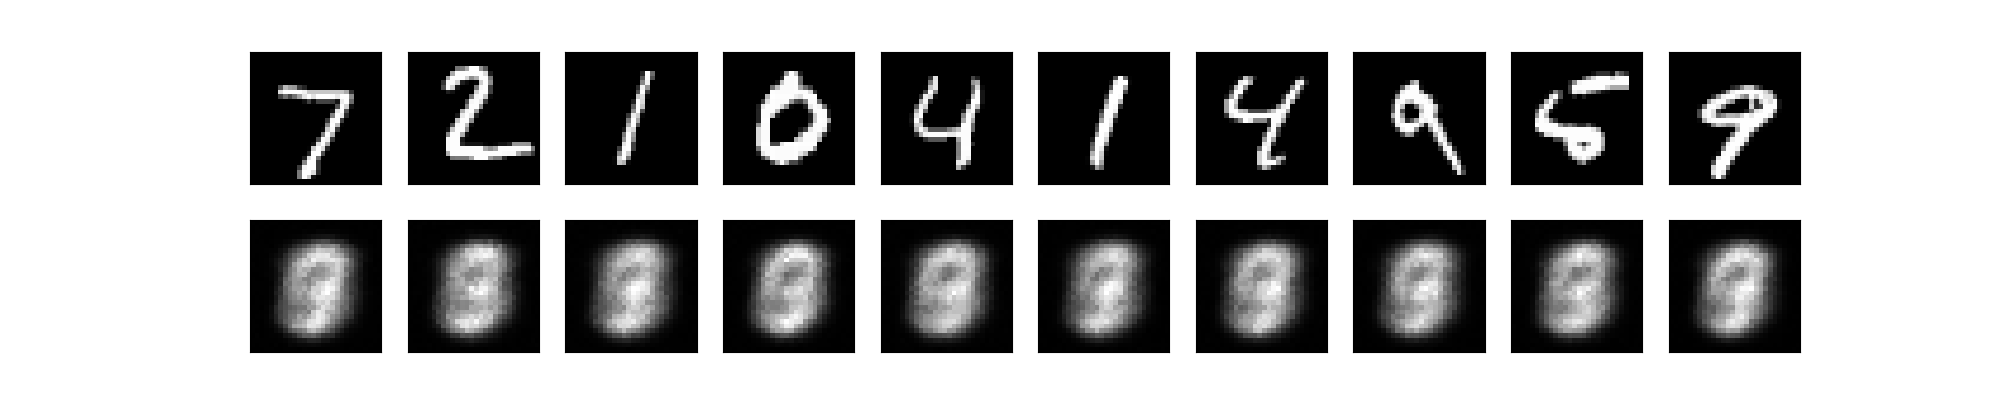

Here is the Python script that generated this plot:
#
#   simple_ae.py
#
#   Autoencoder tutorial code
#
from __future__ import absolute_import
from __future__ import division
from __future__ import print_function

import numpy as np
import matplotlib as mpl

mpl.use('Agg')
import matplotlib.pyplot as plt
import tensorflow as tf

# Import data
from tensorflow.examples.tutorials.mnist import input_data

mnist = input_data.read_data_sets("MNIST_data", one_hot=True)

#parameters
logs_path = './summary'
learning_rate = 0.1

# Variables
x = tf.placeholder("float", [None, 784])
y_ = tf.placeholder("float", [None, 10])

w_enc = tf.Variable(tf.random_normal([784, 625], mean=0.0, stddev=0.05))
w_dec = tf.Variable(tf.random_normal([625, 784], mean=0.0, stddev=0.05))

b_enc = tf.Variable(tf.zeros([625]))
b_dec = tf.Variable(tf.zeros([784]))


# Create the model
def model(X, w_e, b_e, w_d, b_d):
    encoded = tf.sigmoid(tf.matmul(X, w_e) + b_e)
    decoded = tf.sigmoid(tf.matmul(encoded, w_d) + b_d)

    return encoded, decoded


encoded, decoded = model(x, w_enc, b_enc, w_dec, b_dec)

# Cost Function basic term
cross_entropy = -1. * x * tf.log(decoded) - (1. - x) * tf.log(1. - decoded)
loss = tf.reduce_mean(cross_entropy)
train_step = tf.train.AdagradOptimizer(learning_rate).minimize(loss)

with tf.name_scope('SGD'):
    # Gradient Descent
    optimizer = tf.train.GradientDescentOptimizer(learning_rate).minimize(loss)

# Train
init = tf.initialize_all_variables()

# Create a summary to monitor cost tensor
tf.summary.scalar("loss", loss)

# Merge all summaries into a single op
merged_summary_op = tf.summary.merge_all()

with tf.Session() as sess:
    sess.run(init)

    # op to write logs to Tensorboard
    summary_writer = tf.summary.FileWriter(logs_path, graph=tf.get_default_graph())


    print('Training...')
    for i in range(1000):
        batch_xs, batch_ys = mnist.train.next_batch(128)
        # and summary nodes
        _, c, summary = sess.run([optimizer, loss, merged_summary_op],
                                 feed_dict={x: batch_xs})
        # Write logs at every iteration
        summary_writer.add_summary(summary, i)
        train_step.run({x: batch_xs, y_: batch_ys})

        if i % 200 == 0:
            train_loss = loss.eval({x: batch_xs, y_: batch_ys})
            print('  step, loss = %6d: %6.3f' % (i, train_loss))

    # generate decoded image with test data
    test_fd = {x: mnist.test.images, y_: mnist.test.labels}
    decoded_imgs = decoded.eval(test_fd)
    print('loss (test) = ', loss.eval(test_fd))
    writer = tf.summary.FileWriter("./graphs", sess.graph)


x_test = mnist.test.images

n = 10  # how many digits we will display
plt.figure(figsize=(20, 4))
for i in range(n):
    # display original
    ax = plt.subplot(2, n, i + 1)
    plt.imshow(x_test[i].reshape(28, 28))
    plt.gray()
    ax.get_xaxis().set_visible(False)
    ax.get_yaxis().set_visible(False)

    # display reconstruction
    ax = plt.subplot(2, n, i + 1 + n)
    plt.imshow(decoded_imgs[i].reshape(28, 28))
    plt.gray()
    ax.get_xaxis().set_visible(False)
    ax.get_yaxis().set_visible(False)

plt.savefig('simple_ae.png')
